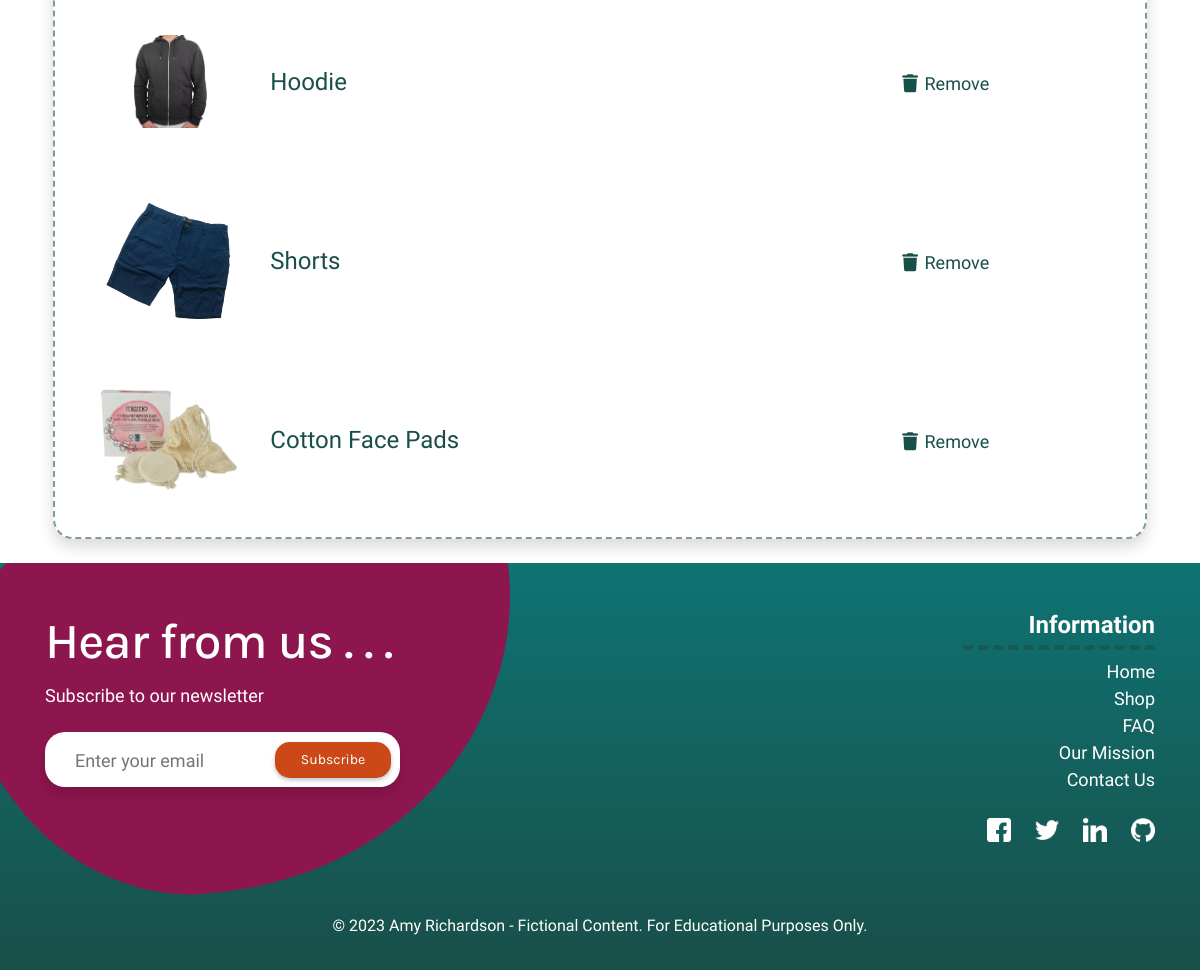
Page /wishlist/ (signed in, lower part) on the earlier database version.
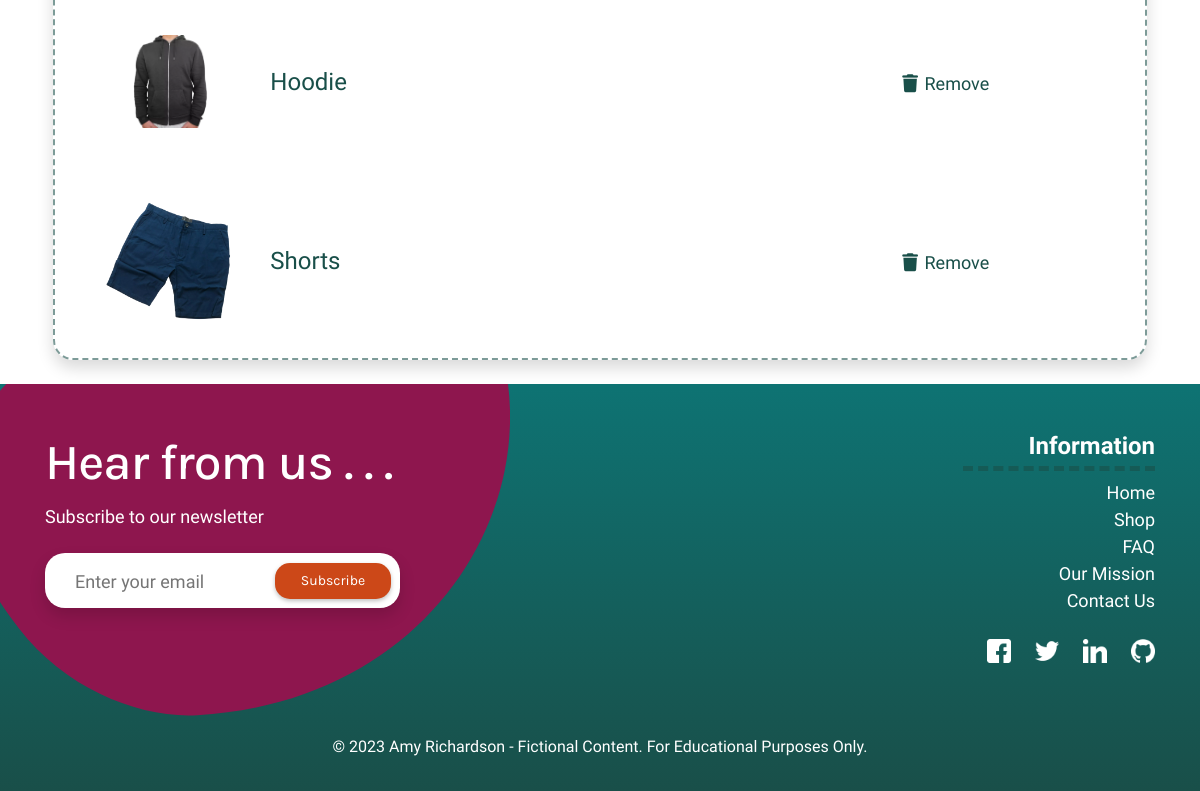
Same page on the later database version.
### wishlist/models.py (models this page shows, shortened)
class Wishlist(models.Model):
    user_profile = models.ForeignKey(UserProfile, on_delete=models.CASCADE,
                                     null=False, blank=False,
                                     related_name='user_wishlist',
                                     default=None)
    product = models.ForeignKey(Product, null=False, blank=False,
                                on_delete=models.CASCADE, default=None)

### products/models.py (models this page shows, shortened)
class Product(models.Model):
    category = models.ForeignKey(
        'Category', null=True, blank=True, on_delete=models.SET_NULL)
    sku = models.CharField(
        max_length=254, null=True, blank=True)
    name = models.CharField(max_length=254)
    description = models.TextField(max_length=1024, default='')
    price = models.DecimalField(max_digits=6, decimal_places=2)
    sale_price = models.DecimalField(
        max_digits=6, decimal_places=2, null=True, blank=True)
    discount = models.DecimalField(
        max_digits=6, decimal_places=2, null=True, blank=True)
    has_sizes = models.BooleanField(default=False, null=True, blank=True)
    ml_sizes = models.BooleanField(default=False, null=True, blank=True)
    is_shoe = models.BooleanField(default=False, null=True, blank=True)
    carbon_fp = models.DecimalField(
        max_digits=6, decimal_places=2, blank=True, null=True)
    carbon_saved = models.DecimalField(
        max_digits=6, decimal_places=2, blank=True, null=True)
    rating = models.DecimalField(max_digits=6, decimal_places=2, null=True,
                                 blank=True)
    image_url = models.URLField(
        max_length=1024, null=True, blank=True)
    image = models.ImageField(null=True, blank=True)
    feature_product = models.BooleanField(default=False, blank=True)
    is_sale = models.BooleanField(default=False)

### wishlist/views.py (the view)
# urls.py: path('wishlist/', include('wishlist.urls')),
@login_required
def wishlist(request):
    user_profile = UserProfile.objects.get(user=request.user)
    user_wishlist = Wishlist.objects.filter(user_profile=user_profile)
    return render(request, 'wishlist/wishlist.html', {'user_wishlist': user_wishlist})

### wishlist/contexts.py (called while the page is built)
def wishlist_items(request):
    wishlist_items = []
    if request.user.is_authenticated:
        user_profile = UserProfile.objects.get(user=request.user)
        wishlist_items = Wishlist.objects.filter(user_profile=user_profile)
    return {
        'user_wishlist': wishlist_items,
    }

### wishlist/templates/wishlist/wishlist.html (shortened to what this page needs)
{% extends 'base.html' %}
{% load static %}
{% block content %}
<div class="container mt-5 text-center">
    <div class="row wishlist-border p-2 mb-4 m-2 shadow">
        <div class="col-12">
            {% if user_wishlist %}
            <ul class="list-group">
                {% for item in user_wishlist %}
                <li class="list-group-item">
                    <div class="row align-items-center">
                        <div class="col-2">
                            <a href="{% url 'product_detail' item.product.id %}">
                                {% if item.product.image %}
                                <img class="w-100 wishlist-prod" src="{{ item.product.image.url }}" alt="{{ item.product.name }}">
                                {% else %}
                                <img class="w-100 wishlist-prod" src="{{ MEDIA_URL }}product_placeholder.png"
                                    alt="{{ item.product.name }}">
                                {% endif %}
                            </a>
                        </div>
                        <div class="col-6 text-left">
                            <p class="my-0">{{ item.product.name }}</p>
                        </div>
                        <div class="col-4">
                            <a href="{% url 'remove_from_wishlist' item.product.id %}" class="wishlist-delete">
                                <i class="fas fa-trash wishlist-icon"></i> Remove
                            </a>
                        </div>
                    </div>
                </li>
                {% endfor %}
            </ul>
            {% else %}
            <div class="col-12 text-center my-5">
                <p class="p-txt">Your wishlist is empty.</p>
            </div>
            {% endif %}
        </div>
    </div>
</div>
{% endblock %}

Differences in the rows shown:
removed Wishlist: product.image (picture), product.name "Cotton Face Pads"
